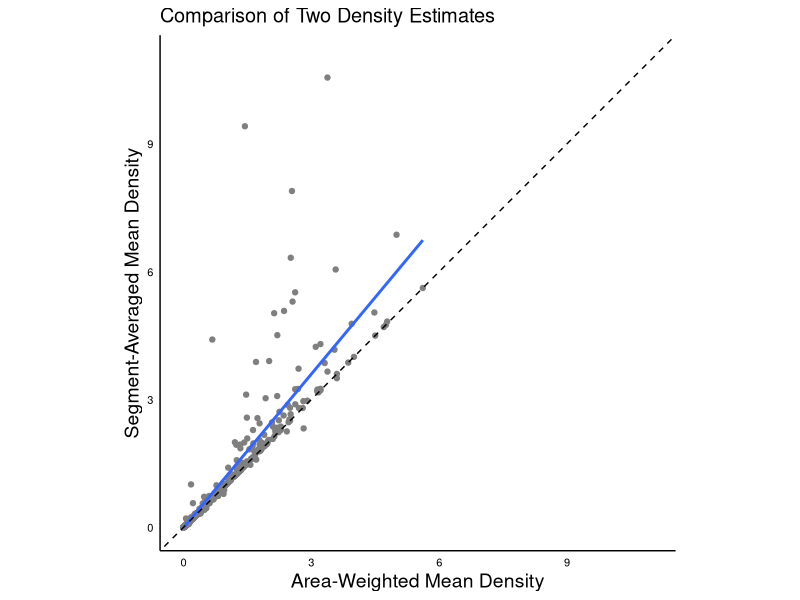
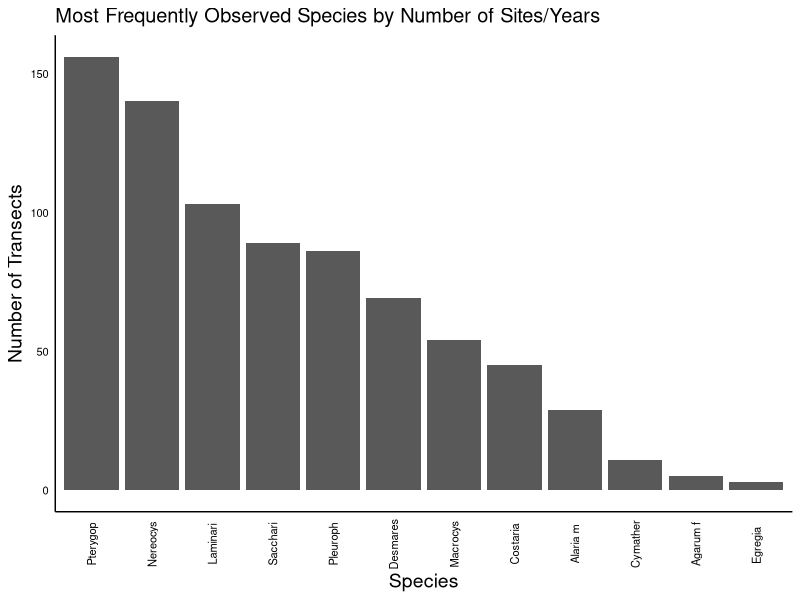
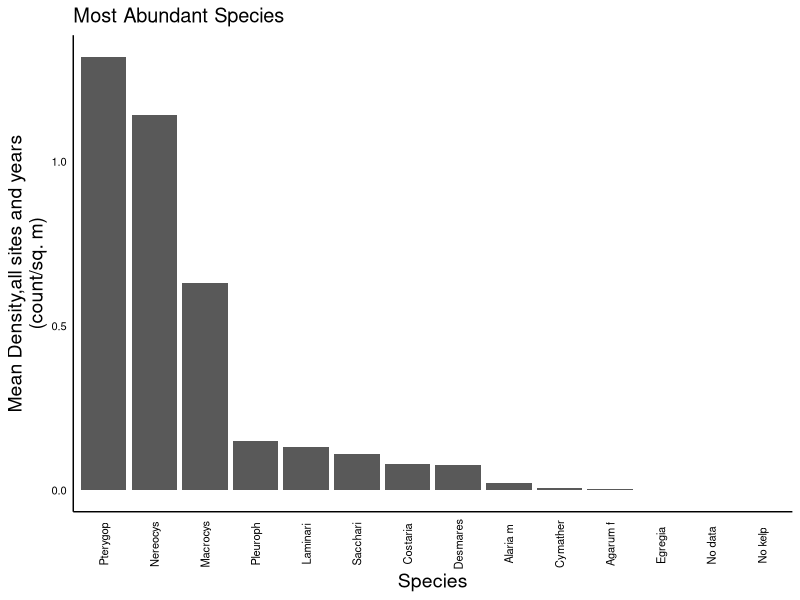
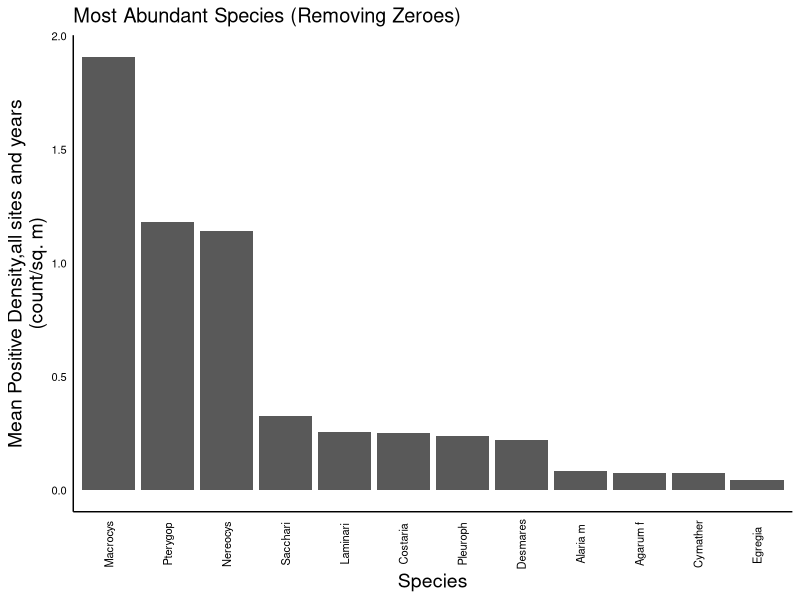
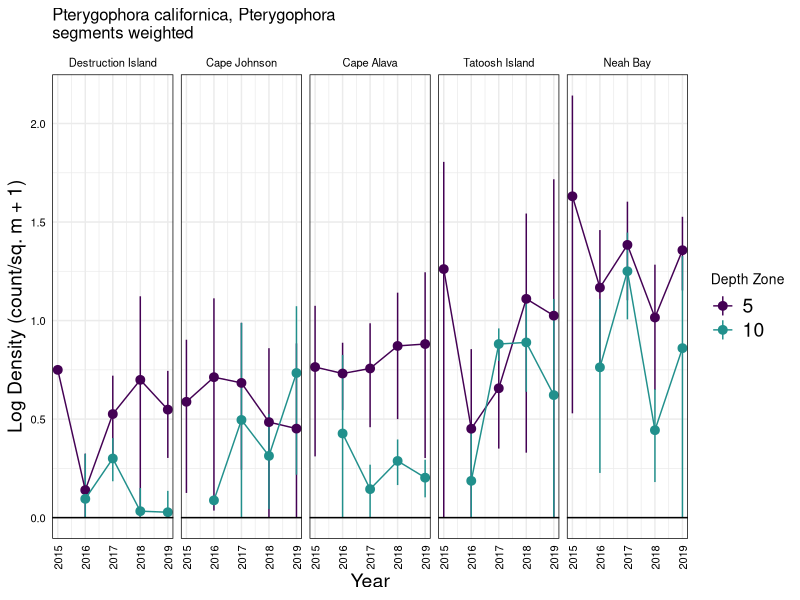
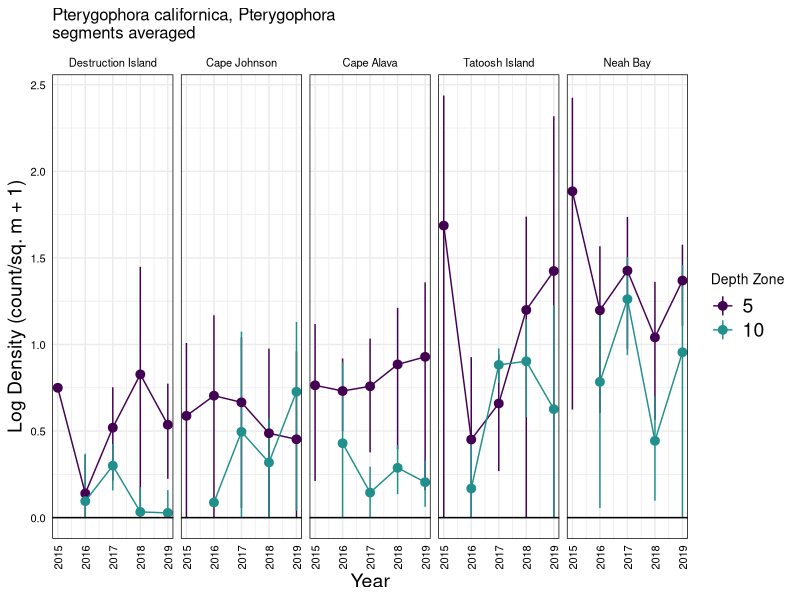
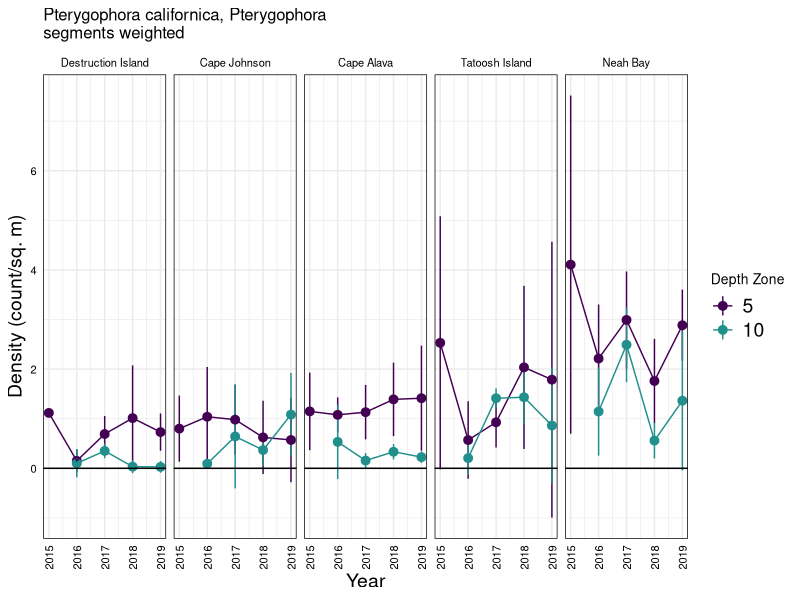
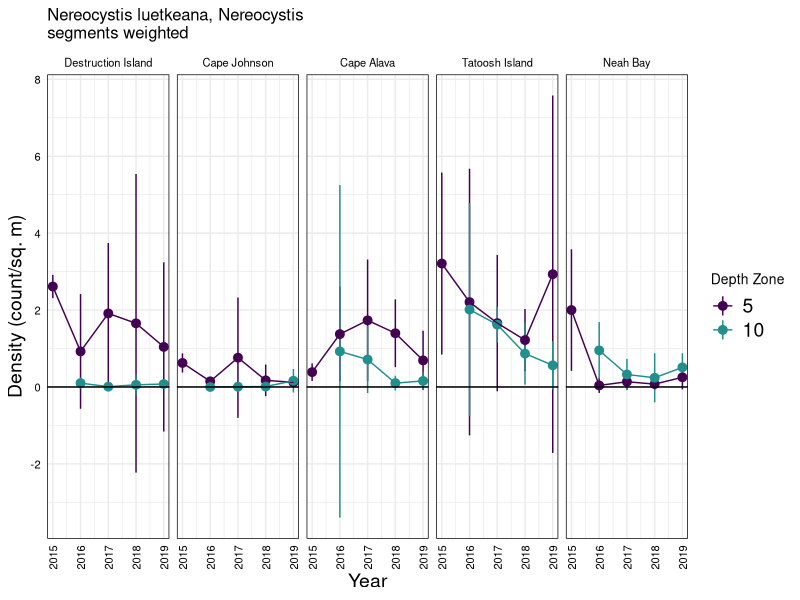

Generate these figures, in order, with R: (Note: this script raises an error after producing the figures.)
## ---- chunk 1
knitr::opts_chunk$set(echo = TRUE)
library(tidyverse)
library(magrittr)
library(here)

# ggplot theme
plot_theme <-   theme_minimal()+
  theme(text=element_text(family="sans",size=12,color="black"),
        legend.text = element_text(size=14),
        axis.title=element_text(family="sans",size=14,color="black"),
        axis.text=element_text(family="sans",size=8,color="black"),
        panel.grid.major = element_blank(),
        panel.grid.minor = element_blank(),
        axis.line = element_line())
theme_set(plot_theme)

## ---- chunk 2
dat <- read_csv(here('Data','2019','NWFSC_SWATH_ALLYEARS_data_2019.csv'))
problems(dat) %>% glimpse()

# dictionary (for species category and species names)
spp_key <- read_csv(here('Data','2019','swath_species_dictionary.csv'))

# add a short plotting name by just slicing
spp_key %<>% mutate(short=str_sub(spp,1,8))

## ---- chunk 3
unique(problems(dat)$col)

# it had trouble reading Side and Size
problems(dat) %>% select(col,expected,actual) %>% distinct() %>% knitr::kable()
## ---- chunk 4
dat <- read_csv(here('Data','2019','NWFSC_SWATH_ALLYEARS_data_2019.csv'),col_types = 'cdddccccddddddccddddccc')
## ---- chunk 5
dat.2015 <- read.csv(here('Data','CSV_2015_on',"2015_OCNMSDataComplete_standardized_122116.csv"))
species_names <- read_csv(here('Data','CSV_2015_on','species_code_list_swath.csv'))

# Make list of transects by site, and species group.
dat.2015 <- left_join( dat.2015, species_names %>% dplyr::select(species,group) %>% rename(PISCO.Classcode=species))

# subset the variables we need, filter for just the swath algae species, then expand the data, adding zeroes
dat.2015.clean <- dat.2015 %>% 
  filter(PISCO.datatype=="swath", data.type=="swath",group=="Algae") %>% 
  
  # select the needed columns
  dplyr::select(Site,Observer,Transect,Transect.area..stipes.,group,PISCO.Classcode,Count,Notes) %>% 
  
  # rename some variables
  rename(site=Site,observer=Observer,transect=Transect,observed_area=Transect.area..stipes.,classcode=PISCO.Classcode,count=Count) %>% 
  
  # fix some site names
  mutate(site=as.character(site)) %>% 
  mutate(site=case_when(
    site=="Destruction Island SW"~"Destruction Island",
    site=="Anderson Pt."~"Anderson Point",
    site=="Chibahdel" ~ "Chibadehl Rocks",
    site=="Pt. of the Arches" ~ "Point of the Arches",
    site=="Teawhit Head"~"Teahwhit Head",
    TRUE ~ site))
  


dat.2015.clean.complete <- dat.2015.clean %>% 
  # fill in zeroes for unobserved species (using all the unique species in the overall data as our universe of possible species)
  complete(nesting(site,transect),classcode,fill=list(count=0,observed_area=60,group="Algae")) %>% 
  mutate(year=2015,zone=5)

# Look at and deal with notes
unique(dat.2015.clean.complete$Notes)
# some gems in here, but it seems that the only one we have to worry about seriously is "total guess based on extrapolating 1 m2"
# correct for this by dividing by 60 (to get back to what was presumably a quadrat measurement)
dat.2015.clean.complete %<>%
  mutate(count=ifelse(grepl("total guess based on extrapolating 1 m2",Notes),count/observed_area,count))

# #MAKE CATCH FOR if there are more than 4 total observations for each site in 2015
# # A <- base.dat %>% group_by(Site) %>% summarise(N= length(Transect))
# # if(max(A$N) > 4 | min(A$N) < 4 ){ print(rep("STOP, SOMETHING IS WRONG",100))}
# base.dat$Transect <- as.integer(base.dat$Transect )
# 
# #### OK. Merge in the invert data to the base data for each species observed.  Make one giant data frame
# swath.dat <- dat.2015 %>% filter(PISCO.datatype=="swath", data.type=="swath") %>% 
#   group_by(Site,Transect,Observer,Species,PISCO.Classcode,Size.cm,group) %>%
#   summarise(Count = sum(Count))  
# 
# # observed species in all years
# SP.all <- data.frame(species=unique(c(as.character(swath.dat$PISCO.Classcode))))
# SP.all.common.names <- left_join(SP.all,species_names)
# 
# dat.long <- NULL
# SP <- SP.all[SP.all != "NO_ORG" & SP.all != "NOT_DONE"]
#   for( i in 1: length(SP)){
#     if(nrow(swath.dat %>% filter(PISCO.Classcode == SP[i])) >0){
#       temp  <-  left_join(base.dat %>% filter(group == species_names$group[species_names$species==SP[i]]) , swath.dat %>% filter(PISCO.Classcode == SP[i]) ) 
#       temp$PISCO.Classcode <- SP[i]; temp$Species <- unique(temp$Species)[is.na(unique(temp$Species))==F][1]
#     }
#     if(nrow(swath.dat %>% filter(PISCO.Classcode == SP[i])) ==0){
#       temp  <-  data.frame(base.dat %>% filter(group == species_names$group[species_names$species==SP[i]]), 
#                            Species= SP.all.common.names$common.name[which(SP.all.common.names$species==SP[i])], PISCO.Classcode = SP[i],
#                            Count= 0,Size.cm=NA) #,size_class=NA) 
#     }
#   dat.long <- rbind(dat.long, temp)
#   }
#   
# dat.long$Count[is.na(dat.long$Count)==T] <- 0
# dat.long$year <- 2015
# 
# dat.long <- dat.long %>% 
#   rename(site=Site,transect=Transect,observer=Observer,
#          common.name=Species,species=PISCO.Classcode)
# 
# dat.2015.swath  <-  dat.long
# dat.2015.swath.count <- dat.long %>% group_by(site,transect,observer,Transect.area,common.name,species,year,group) %>%
#                           summarise(count=sum(Count)) %>% rename(Count=count) 
# 
# dat.swath <- dat.2015.swath.count %>% mutate(zone=5)
# dat.swath <-dat.swath %>% filter(site != "")
# dat.swath <- dat.swath %>% filter(!group =="MISSING")
# 
# dat.swath.base <- dat.swath %>% as.data.frame()

# dat.algae.2015 <- dat.swath.base %>% filter(group == "Algae")

## ---- chunk 6
dat %<>% select(YEAR,SITE,TRANSECT,ZONE,`SWATH WIDTH`,`DEPTH (ft)`,`METERS sampled`,SEGMENT,CLASSCODE,COUNT,SIZE,notes) %>% 
  # rename some variables
  rename(year=YEAR, zone=ZONE,site=SITE,transect=TRANSECT,width=`SWATH WIDTH`,swath_length=`METERS sampled`,depth=`DEPTH (ft)`,segment=SEGMENT,classcode=CLASSCODE,count=COUNT,size=SIZE)
## ---- chunk 7
# join the species key
spp_key %<>% rename(classcode=CLASSCODE,org_type=ORG_TYPE)
dat %<>% left_join(spp_key,by='classcode')

dat %<>%
  filter(org_type=='algae')
## ---- chunk 8
dat %<>%
  # fix one weird data entry issue
  mutate(segment=ifelse(segment=="10-20M","10-20m",segment)) %>% 
  mutate(surveyed_area=width*swath_length) %>% 
  group_by(year,site,zone,transect,segment,classcode) %>% 
  summarise(count=sum(count,na.rm=T),segment_area=sum(surveyed_area)) %>% 
  # fill in zeroes
  ungroup() %>% 
  complete(nesting(year,site,zone,transect,segment),classcode,fill=list(count=0,segment_area=20))
## ---- chunk 9
dat.2015.clean.complete %<>% 
  # make a new variable that indicates when transects have multiple observations (analogous to segments for the purpose of the calculations described above). We'll call it replicate, and we'll do the same for the other data
  group_by(year,site,zone,transect,classcode) %>% 
  mutate(replicate=row_number()) %>% 
  ungroup() %>% 
  select(year,site,zone,transect,replicate,classcode,count,observed_area)

dat %<>%
  group_by(year,site,transect,classcode) %>% 
  mutate(replicate=row_number()) %>% 
  ungroup() %>% 
  select(year,site,zone,transect,replicate,classcode,count,observed_area=segment_area)

# join the datasets
dat_all <- bind_rows(dat.2015.clean.complete,dat)
## ---- chunk 10
# join the species key again
dat_all %<>% left_join(spp_key,by='classcode')
# fxn for area-weighted sd
w.sd <- function(vec,areas){
  ests <- vec/areas
  w <- areas/sum(areas,na.rm=T)
  m <- sum(ests*w,na.rm=T)
  v <- sum(w*(ests-m)^2)
  sqrt(v)
}

# transect-level density summaries, weighted and averaged
dat_transect<- dat_all %>% 
  group_by(year,site,zone,transect,classcode,spp,short) %>% 
  summarise(n_obs=n(),
            dens_weighted=sum(count)/sum(observed_area),
            sd_w =w.sd(count,observed_area),
            se_w=sd_w/sqrt(n_obs),
            dens_averaged=mean(count/observed_area),
            sd_ave=sd(count/observed_area),
            se_ave=sd_ave/sqrt(n_obs)) %>% 
  ungroup()

# plot relationship between weighted and averaged densities
# include 1:1 line
dat_transect %>% 
  ggplot(aes(dens_weighted,dens_averaged,
             ymin=dens_averaged-se_ave,ymax=dens_averaged+se_ave,
             xmin=dens_weighted-se_w,xmax=dens_averaged+se_w))+
  geom_point(col='gray50')+
  # geom_errorbar(height=0)+geom_errorbarh(height=0)+
  geom_smooth(method="lm",se=F)+
  geom_abline(slope=1,intercept=0,linetype=2)+
  coord_equal(xlim = c(0,11),ylim=c(0,11))+
  labs(x="Area-Weighted Mean Density",y="Segment-Averaged Mean Density",title="Comparison of Two Density Estimates")
## ---- chunk 11
# aggregate SDs
sd_agg <- function(sdvec,nvec){
  sqrt(sum((sdvec*nvec)^2,na.rm=T)/sum(nvec,na.rm=T))
}
# calculate densities
dat_zone <- dat_transect %>% 
  group_by(year,site,zone,classcode,spp,short) %>% 
  summarise(n_obs=sum(n_obs),
            dens_weighted=mean(dens_weighted),
            sd_w=sd_agg(sd_w,n_obs),
            dens_averaged=mean(dens_averaged),
            sd_ave=sd_agg(sd_ave,n_obs)) %>% 
  ungroup() %>% 
  mutate(se_w=sd_w/sqrt(n_obs),se_ave=sd_ave/sqrt(n_obs))

dat_site <- dat_transect %>% 
  group_by(year,site,classcode,spp,short) %>% 
  summarise(n_obs=sum(n_obs),
            dens_weighted=mean(dens_weighted),
            sd_w=sd_agg(sd_w,n_obs),
            dens_averaged=mean(dens_averaged),
            sd_ave=sd_agg(sd_ave,n_obs)) %>% 
  ungroup() %>% 
  mutate(se_w=sd_w/sqrt(n_obs),se_ave=sd_ave/sqrt(n_obs))
## ---- chunk 12
num_obs <- dat_transect %>%
  filter(dens_averaged>0) %>% 
  group_by(short) %>%
  summarise(n_obs=n()) %>% 
  ungroup()

# number of encounters
num_obs %>% 
  ggplot(aes(x=reorder(short,-n_obs),y=n_obs))+
  geom_bar(stat="identity")+
  labs(x="Species",y="Number of Transects",title="Most Frequently Observed Species by Number of Sites/Years")+
  theme(axis.text.x = element_text(angle=90,vjust=0.5))

# highest mean density across all years and sites, including zeroes
overall_mean_density <- dat_site %>% 
  group_by(short) %>% 
  summarise(mean_overall_density=mean(dens_averaged,na.rm=T)) %>% 
  ungroup()
overall_mean_density %>% 
  ggplot(aes(x=reorder(short,-mean_overall_density),y=mean_overall_density))+
  geom_bar(stat="identity")+
  labs(x="Species",y="Mean Density,all sites and years\n(count/sq. m)",title="Most Abundant Species")+
  theme(axis.text.x = element_text(angle=90,vjust=0.5))

# highest positive density across all years and sites (not including zeroes)
overall_mean_positive_density <- dat_transect %>% 
  filter(dens_averaged>0) %>%
  group_by(short) %>% 
  summarise(mean_overall_density=mean(dens_averaged)) %>% 
  ungroup()
overall_mean_positive_density %>% 
  ggplot(aes(x=reorder(short,-mean_overall_density),y=mean_overall_density))+
  geom_bar(stat="identity")+
  labs(x="Species",y="Mean Positive Density,all sites and years\n(count/sq. m)",title="Most Abundant Species (Removing Zeroes)")+
  theme(axis.text.x = element_text(angle=90,vjust=0.5))
## ---- chunk 13
# reset plot theme
plot_theme <-   theme_minimal()+
  theme(text=element_text(family="sans",size=10,color="black"),
        legend.text = element_text(size=14),
        axis.title=element_text(family="sans",size=14,color="black"),
        axis.text=element_text(family="sans",size=8,color="black"),
        strip.text =element_text(family="sans",size=8,color="black"))
theme_set(plot_theme)
## ---- chunk 14
library(viridis)
density_ts_plot <- function(species,dens_type="segments weighted",trans="none"){
  df <-dat_zone %>% 
    filter(classcode==species) %>% 
    # remove only-2015 sites
    filter(!(site %in%c("Anderson Point","Chibadehl Rocks","Point of the Arches","Rock 305","Teahwhit Head"))) %>% 
    mutate(site=factor(site,levels=c("Destruction Island","Cape Johnson","Cape Alava","Tatoosh Island","Neah Bay")))
  
  if(dens_type=="segments weighted"){
    df %<>%
      select(year,site,zone,dens_weighted,se_w) %>% 
      rename(dens=dens_weighted,se=se_w) %>% 
      mutate(upper=dens+se,lower=dens-se)%>% 
      select(-se)
  }
  
  if(dens_type=="segments averaged"){
    df %<>%
      select(year,site,zone,dens_averaged,se_ave) %>% 
      rename(dens=dens_averaged,se=se_ave) %>% 
      mutate(upper=dens+se,lower=dens-se) %>% 
      select(-se)
  }
  
  if(trans=="log"){
    df %<>%
      mutate(across(all_of(c("dens","upper","lower")),~pmax(.x,0))) %>% 
      mutate(across(all_of(c("dens","upper","lower")),~log(.x+1)))
  }
  
  yl <- ifelse(trans=="log","Log Density (count/sq. m + 1)","Density (count/sq. m)")
  
  pl <- df %>% 
    ggplot(aes(year,dens,ymin=lower,ymax=upper,col=factor(zone)))+
    geom_pointrange()+geom_line()+
    geom_hline(yintercept=0)+
    facet_wrap(~site,nrow=1)+
    scale_color_manual(values=viridis_pal()(3))+
    labs(x="Year",y=yl,col="Depth Zone",
         title=paste0(spp_key$spp[match(species,spp_key$classcode)],"\n",dens_type))+
    theme(axis.text.x = element_text(angle=90,vjust=0.5),
          panel.border = element_rect(fill=NA))
  print(pl)
  
  # if(dens_type=="weighted"){
  #   pl <- df %>% 
  #     ggplot(aes(year,dens_weighted,ymin=dens_weighted-se_w,ymax=dens_weighted+se_w,col=factor(zone)))+
  #     geom_pointrange()+geom_line()+
  #     geom_hline(yintercept=0)+
  #     facet_wrap(~site,nrow=1)+
  #     scale_color_manual(values=viridis_pal()(3))+
  #     labs(x="Year",y="Density (count/sq. m)",col="Depth Zone",
  #          title=paste0(spp_key$spp[match(species,spp_key$classcode)],"\n",dens_type))+
  #     theme(axis.text.x = element_text(angle=90,vjust=0.5),
  #           panel.border = element_rect(fill=NA))
  #   print(pl)
  # } else{
  #   pl <- df %>% 
  #     ggplot(aes(year,dens_averaged,ymin=dens_averaged-se_ave,ymax=dens_averaged+se_ave,col=factor(zone)))+
  #     geom_pointrange()+geom_line()+
  #     geom_hline(yintercept=0)+
  #     facet_wrap(~site,nrow=1)+
  #     scale_color_manual(values=viridis_pal()(3))+
  #     labs(x="Year",y="Density (count/sq. m)",color="Depth Zone",
  #          title=paste0(spp_key$spp[match(species,spp_key$classcode)],"\n",dens_type))+
  #     theme(axis.text.x = element_text(angle=90,vjust=0.5),
  #           panel.border = element_rect(fill=NA))
  #   print(pl)
  # }
}
# test
density_ts_plot("PTECAL",dens_type="segments weighted",trans="log")
density_ts_plot("PTECAL",dens_type="segments averaged",trans="log")

# descending order of mean density
overall_mean_density %>% arrange(desc(mean_overall_density)) %>% left_join(spp_key) %>% 
  filter(classcode!="NOT_DONE",classcode!="NO_ALG")->y
## ---- chunk 15
purrr::walk(unique(y$classcode), density_ts_plot,dens_type="segments weighted")
purrr::walk(unique(y$classcode), density_ts_plot,dens_type="segments averaged")
## ---- chunk 16
purrr::walk(unique(y$classcode), density_ts_plot,dens_type="segments weighted",trans="log")
purrr::walk(unique(y$classcode), density_ts_plot,dens_type="segments averaged",trans="log")
## ---- chunk 17
top5 <- y$classcode[1:5]
# non-log density (weighted)
df5 <- dat_zone %>% 
  filter(classcode %in% top5) %>% 
  # remove only-2015 sites
  filter(!(site %in%c("Anderson Point","Chibadehl Rocks","Point of the Arches","Rock 305","Teahwhit Head"))) %>% 
  mutate(site=factor(site,levels=c("Destruction Island","Cape Johnson","Cape Alava","Tatoosh Island","Neah Bay")))

df5 %>% 
  ggplot(aes(year,dens_weighted,
             ymin=pmax(dens_weighted-se_w,0),ymax=dens_weighted+se_w,
             col=short))+
  geom_pointrange(position=position_dodge(width=0.5))+geom_line(position=position_dodge(width=0.5))+
  geom_hline(yintercept=0)+
  facet_grid(zone~site)+
  scale_color_manual(values=viridis_pal()(5))+
  labs(x="Year",y="Density (count/sq. m)",col="Species",
       title="")+
  theme(axis.text.x = element_text(angle=90,vjust=0.5),
        panel.border = element_rect(fill=NA))

# log density
df5 %>% 
  mutate(upper=dens_weighted+se_w,lower=dens_weighted-se_w) %>% 
  mutate(across(all_of(c("dens_weighted","upper","lower")),~pmax(.x,0))) %>% 
  mutate(across(all_of(c("dens_weighted","upper","lower")),~log(.x+1))) %>% 
  ggplot(aes(year,dens_weighted,
             ymin=lower,ymax=upper,
             col=short))+
  geom_pointrange(position=position_dodge(width=0.5))+geom_line(position=position_dodge(width=0.5))+
  geom_hline(yintercept=0)+
  facet_grid(zone~site)+
  scale_color_manual(values=viridis_pal()(5))+
  labs(x="Year",y="Log Density (count/sq. m + 1)",col="Species",
       title="")+
  theme(axis.text.x = element_text(angle=90,vjust=0.5),
        panel.border = element_rect(fill=NA))
## ---- chunk 18
# investigate the relative densities of canopy forming kelps (nereo, macro)
canopy <- dat_site %>% 
  # remove only-2015 sites
  filter(!(site %in%c("Anderson Point","Chibadehl Rocks","Point of the Arches","Rock 305","Teahwhit Head"))) %>% 
  mutate(site=factor(site,levels=c("Destruction Island","Cape Johnson","Cape Alava","Tatoosh Island","Neah Bay"))) %>% 
  filter(classcode %in% c("MACPYR","NERLUE")) %>% 
  # take the ratio of their mean densities
  select(year,site,short,dens_weighted)
  # pivot_wider(names_from="classcode",values_from="dens_weighted") %>% 
  # mutate(ratio_n_m=NERLUE/MACPYR) %>%
  # # fix divide by zero issues
  # mutate(ratio_n_m=ifelse(ratio_n_m==Inf,NA,ratio_n_m))

canopy %>% 
  ggplot(aes(year,dens_weighted,col=short,fill=short))+
  geom_bar(stat='identity',position='dodge')+
  facet_wrap(~site,nrow=1)+
  labs(x="Year",y="Density",fill="Species",col="Species",title="Macrocystis and Nereocystis Densities")+
  scale_color_manual(values=viridis_pal()(3))+
  scale_fill_manual(values=viridis_pal()(3))+
  theme(axis.text.x = element_text(angle=90,vjust=0.25))
## ---- chunk 19
# make ranks
dat_ranks <- dat_site %>% 
  filter(classcode != "NO_ALG",classcode!="NOT_DONE") %>% 
  filter(year>2015) %>% 
  filter(!(site %in%c("Anderson Point","Chibadehl Rocks","Point of the Arches","Rock 305","Teahwhit Head"))) %>% 
  mutate(site=factor(site,levels=c("Destruction Island","Cape Johnson","Cape Alava","Tatoosh Island","Neah Bay"))) %>% 
  group_by(year,site) %>% 
  mutate(rank=dense_rank(desc(dens_weighted))) %>% 
  arrange(year,site,classcode) %>% 
  ungroup() %>% 
  mutate(site_yr=paste(site,year,sep="_"))

cnames <- dat_ranks %>% distinct(year,site,site_yr) %>% arrange(site,year)

rank_mat <- dat_ranks$rank %>% matrix(nrow=13,byrow=T,dimnames=list(dat_ranks$classcode[1:13],cnames$site_yr))

# run the test
kt <-cor(rank_mat,method="kendall")

# make plot
rankcorr <- kt %>% 
  as_tibble(rownames="site1",.name_repair="minimal") %>% 
  pivot_longer(-site1,names_to="site2",values_to="kendalls_tau") %>% 
  ggplot(aes(site1,site2,fill=kendalls_tau))+
  geom_tile()+
  coord_equal()+
  scale_fill_gradient2()+
  labs(x="",y="",title="Site by Year Kendall Correlation Matrix",fill="")+
  theme(axis.text.x = element_text(angle=90,vjust=0.5,hjust=1))

rankcorr
## ---- chunk 20
lump_list <- c("PLEGAR",'LAMSET','SACGRO','SACLAT','COSCOS','DESSPP','ALAMAR','CYMTRI','AGAFIM','EGRMEN')
dat_lump <- dat_all %>% 
  filter(!(classcode %in% c('NO_ALG','NOT_DONE'))) %>% 
  mutate(classcode=ifelse(classcode %in% lump_list,"OTHER",classcode)) %>% 
  mutate(spp=ifelse(classcode=="OTHER","Other Brown Algae",spp))%>% 
  mutate(short=ifelse(classcode=="OTHER","Other",short))

# transect-level density summaries, weighted and averaged
dat_lump_transect<- dat_lump %>% 
  group_by(year,site,zone,transect,classcode,spp,short) %>% 
  summarise(n_obs=n(),
            dens_weighted=sum(count)/sum(observed_area),
            sd_w =w.sd(count,observed_area),
            se_w=sd_w/sqrt(n_obs),
            dens_averaged=mean(count/observed_area),
            sd_ave=sd(count/observed_area),
            se_ave=sd_ave/sqrt(n_obs)) %>% 
  ungroup()

# other levels
# zone
dat_lump_zone <- dat_lump_transect %>% 
  group_by(year,site,zone,classcode,spp,short) %>% 
  summarise(n_obs=sum(n_obs),
            dens_weighted=mean(dens_weighted),
            sd_w=sd_agg(sd_w,n_obs),
            dens_averaged=mean(dens_averaged),
            sd_ave=sd_agg(sd_ave,n_obs)) %>% 
  ungroup() %>% 
  mutate(se_w=sd_w/sqrt(n_obs),se_ave=sd_ave/sqrt(n_obs))

# site
dat_lump_site <- dat_lump_transect %>% 
  group_by(year,site,classcode,spp,short) %>% 
  summarise(n_obs=sum(n_obs),
            dens_weighted=mean(dens_weighted),
            sd_w=sd_agg(sd_w,n_obs),
            dens_averaged=mean(dens_averaged),
            sd_ave=sd_agg(sd_ave,n_obs)) %>% 
  ungroup() %>% 
  mutate(se_w=sd_w/sqrt(n_obs),se_ave=sd_ave/sqrt(n_obs))
## ---- chunk 21
dat_lump_zone %>%
  
  # remove only-2015 sites
  filter(!(site %in%c("Anderson Point","Chibadehl Rocks","Point of the Arches","Rock 305","Teahwhit Head"))) %>% 
  mutate(site=factor(site,levels=c("Destruction Island","Cape Johnson","Cape Alava","Tatoosh Island","Neah Bay"))) %>% 
  mutate(short=factor(short,levels=c("Nereocys","Macrocys","Pterygop","Other"))) %>% 
  
  ggplot(aes(year,dens_weighted,
             ymin=pmax(dens_weighted-se_w,0),ymax=dens_weighted+se_w,
             col=short))+
  geom_pointrange(position=position_dodge(width=0.5))+geom_line(position=position_dodge(width=0.5))+
  geom_hline(yintercept=0)+
  facet_grid(zone~site)+
  scale_color_manual(values=viridis_pal()(4))+
  labs(x="Year",y="Density (count/sq. m)",col="Species",
       title="")+
  theme(axis.text.x = element_text(angle=90,vjust=0.5),
        panel.border = element_rect(fill=NA))

# log density
dat_lump_zone %>% 
  
  # remove only-2015 sites
  filter(!(site %in%c("Anderson Point","Chibadehl Rocks","Point of the Arches","Rock 305","Teahwhit Head"))) %>% 
  mutate(site=factor(site,levels=c("Destruction Island","Cape Johnson","Cape Alava","Tatoosh Island","Neah Bay"))) %>% 
  mutate(short=factor(short,levels=c("Nereocys","Macrocys","Pterygop","Other"))) %>% 
  
  mutate(upper=dens_weighted+se_w,lower=dens_weighted-se_w) %>% 
  mutate(across(all_of(c("dens_weighted","upper","lower")),~pmax(.x,0))) %>% 
  mutate(across(all_of(c("dens_weighted","upper","lower")),~log(.x+1))) %>% 
  ggplot(aes(year,dens_weighted,
             ymin=lower,ymax=upper,
             col=short))+
  geom_pointrange(position=position_dodge(width=0.5))+geom_line(position=position_dodge(width=0.5))+
  geom_hline(yintercept=0)+
  facet_grid(zone~site)+
  scale_color_manual(values=viridis_pal()(4))+
  labs(x="Year",y="Log Density (count/sq. m + 1)",col="Species",
       title="")+
  theme(axis.text.x = element_text(angle=90,vjust=0.5),
        panel.border = element_rect(fill=NA))
## ---- chunk 22
# add ranges to the lumped data
dat_seg_patch <- dat_lump %>%
  group_by(year,site,zone,transect,classcode,spp,short) %>% 
  summarise(n_obs=n(),
            dens_weighted=sum(count)/sum(observed_area),
            sd_w =w.sd(count,observed_area),
            se_w=sd_w/sqrt(n_obs),
            cv_w=sd_w/dens_weighted,
            dens_averaged=mean(count/observed_area),
            sd_ave=sd(count/observed_area),
            se_ave=sd_ave/sqrt(n_obs),
            cv_ave=sd_ave/dens_averaged,
            range=max(count/observed_area)-min(count/observed_area)) %>% 
  # mutate(cv_w=ifelse(is.na(cv_w),0,cv_w)) %>% 
  # mutate(cv_ave=ifelse(is.na(cv_ave),0,cv_ave)) %>% 
  ungroup()

# for transects
dat_tx_patch <- dat_lump %>% 
  group_by(year,site,zone,classcode,spp,short) %>% 
  summarise(n_obs=n(),
            dens_weighted=sum(count)/sum(observed_area),
            sd_w =w.sd(count,observed_area),
            se_w=sd_w/sqrt(n_obs),
            cv_w=sd_w/dens_weighted,
            dens_averaged=mean(count/observed_area),
            sd_ave=sd(count/observed_area),
            se_ave=sd_ave/sqrt(n_obs),
            cv_ave=sd_ave/dens_averaged,
            range=max(count/observed_area)-min(count/observed_area)) %>% 
  # mutate(cv_w=ifelse(is.na(cv_w),0,cv_w)) %>% 
  # mutate(cv_ave=ifelse(is.na(cv_ave),0,cv_ave)) %>% 
  ungroup()

# Cross-segment CV
# remove other because the tiny means mess up the visualization of other things
dat_seg_patch %>% 
  filter(!(site %in%c("Anderson Point","Chibadehl Rocks","Point of the Arches","Rock 305","Teahwhit Head"))) %>% 
  mutate(site=factor(site,levels=c("Destruction Island","Cape Johnson","Cape Alava","Tatoosh Island","Neah Bay"))) %>%
  mutate(short=factor(short,levels=c("Nereocys","Macrocys","Pterygop","Other"))) %>% 
  filter(short!="Other") %>% 
  ggplot(aes(year,cv_w,col=short))+
  geom_point(position=position_dodge(width=0.5))+geom_smooth(se=F)+
  facet_grid(zone~site)+
  scale_color_manual(values=viridis_pal()(4))+
  labs(x="Year",y="CV Density (Across Segments)",col="Species",
       title="Cross-Segment CV in Density")+
  theme(axis.text.x = element_text(angle=90,vjust=0.5),
        panel.border = element_rect(fill=NA))

# Cross-Transect CV
# remove other because the tiny means mess up the visualization of other things
dat_tx_patch %>% 
  filter(!(site %in%c("Anderson Point","Chibadehl Rocks","Point of the Arches","Rock 305","Teahwhit Head"))) %>% 
  mutate(site=factor(site,levels=c("Destruction Island","Cape Johnson","Cape Alava","Tatoosh Island","Neah Bay"))) %>%
  mutate(short=factor(short,levels=c("Nereocys","Macrocys","Pterygop","Other"))) %>% 
  filter(short!="Other") %>% 
  ggplot(aes(year,cv_w,col=short))+
  geom_point(position=position_dodge(width=0.5))+geom_line(position=position_dodge(width=0.5))+
  facet_grid(zone~site)+
  scale_color_manual(values=viridis_pal()(4))+
  labs(x="Year",y="CV Density (Across Transects)",col="Species",
       title="Cross-Transect CV in Density")+
  theme(axis.text.x = element_text(angle=90,vjust=0.5),
        panel.border = element_rect(fill=NA))

# Cross-segment SD
dat_seg_patch %>% 
  filter(!(site %in%c("Anderson Point","Chibadehl Rocks","Point of the Arches","Rock 305","Teahwhit Head"))) %>% 
  mutate(site=factor(site,levels=c("Destruction Island","Cape Johnson","Cape Alava","Tatoosh Island","Neah Bay"))) %>%
  mutate(short=factor(short,levels=c("Nereocys","Macrocys","Pterygop","Other"))) %>% 
  ggplot(aes(year,sd_w,col=short))+
  geom_point(position=position_dodge(width=0.5))+geom_smooth(se=F)+
  facet_grid(zone~site)+
  scale_color_manual(values=viridis_pal()(4))+
  labs(x="Year",y="SD Density (Across Segments)",col="Species",
       title="Cross-Segment SD in Density")+
  theme(axis.text.x = element_text(angle=90,vjust=0.5),
        panel.border = element_rect(fill=NA))

# Cross-Transect SD
dat_tx_patch %>% 
  filter(!(site %in%c("Anderson Point","Chibadehl Rocks","Point of the Arches","Rock 305","Teahwhit Head"))) %>% 
  mutate(site=factor(site,levels=c("Destruction Island","Cape Johnson","Cape Alava","Tatoosh Island","Neah Bay"))) %>%
  mutate(short=factor(short,levels=c("Nereocys","Macrocys","Pterygop","Other"))) %>% 
  ggplot(aes(year,sd_w,col=short))+
  geom_point(position=position_dodge(width=0.5))+geom_line(position=position_dodge(width=0.5))+
  facet_grid(zone~site)+
  scale_color_manual(values=viridis_pal()(4))+
  labs(x="Year",y="SD Density (Across Transects)",col="Species",
       title="Cross-Transect SD in Density")+
  theme(axis.text.x = element_text(angle=90,vjust=0.5),
        panel.border = element_rect(fill=NA))

# Cross-segment range in density
dat_seg_patch %>% 
  filter(!(site %in%c("Anderson Point","Chibadehl Rocks","Point of the Arches","Rock 305","Teahwhit Head"))) %>% 
  mutate(site=factor(site,levels=c("Destruction Island","Cape Johnson","Cape Alava","Tatoosh Island","Neah Bay"))) %>%
  mutate(short=factor(short,levels=c("Nereocys","Macrocys","Pterygop","Other"))) %>% 
  ggplot(aes(year,range,col=short))+
  geom_point(position=position_dodge(width=0.5))+geom_smooth(se=F)+
  facet_grid(zone~site)+
  scale_color_manual(values=viridis_pal()(4))+
  labs(x="Year",y="Range of Density (Across Segments)",col="Species",
       title="Cross-Segment Range in Density")+
  theme(axis.text.x = element_text(angle=90,vjust=0.5),
        panel.border = element_rect(fill=NA))

# Cross-transect range in density
dat_tx_patch %>% 
  filter(!(site %in%c("Anderson Point","Chibadehl Rocks","Point of the Arches","Rock 305","Teahwhit Head"))) %>% 
  mutate(site=factor(site,levels=c("Destruction Island","Cape Johnson","Cape Alava","Tatoosh Island","Neah Bay"))) %>%
  mutate(short=factor(short,levels=c("Nereocys","Macrocys","Pterygop","Other"))) %>% 
  ggplot(aes(year,range,col=short))+
  geom_point(position=position_dodge(width=0.5))+geom_line(position=position_dodge(width=0.5))+
  facet_grid(zone~site)+
  scale_color_manual(values=viridis_pal()(4))+
  labs(x="Year",y="Range of Density (Across Transects)",col="Species",
       title="Cross-Transect Range in Density")+
  theme(axis.text.x = element_text(angle=90,vjust=0.5),
        panel.border = element_rect(fill=NA))
## ---- chunk 23
write_rds(dat_transect,here('Data','Summarized data','algae_swath_transectlevel.rds'))

write_rds(dat_zone,here('Data','Summarized data','algae_swath_zonelevel.rds'))

write_rds(dat_site,here('Data','Summarized data','algae_swath_sitelevel.rds'))

write_rds(dat_lump_transect,here('Data','Summarized data','algae_swath_transectlevel_lump.rds'))

write_rds(dat_lump_zone,here('Data','Summarized data','algae_swath_zonelevel_lump.rds'))

write_rds(dat_lump_site,here('Data','Summarized data','algae_swath_sitelevel_lump.rds'))

write_csv(dat_lump_zone,here('Data','Summarized data','algae_swath_zonelevel_lump.csv'))

write_csv(dat_lump_site,here('Data','Summarized data','algae_swath_sitelevel_lump.csv'))
